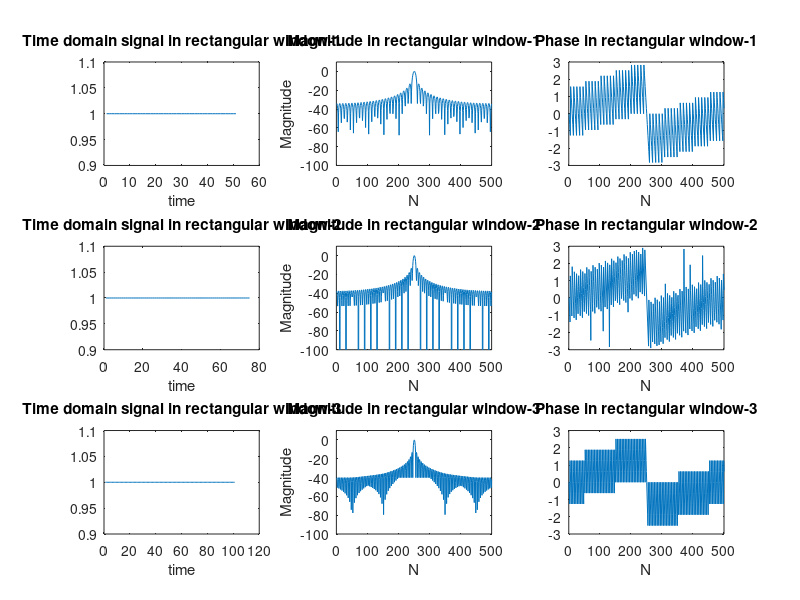

Reproduce this figure in MATLAB.
x_1 = rectwin(51);
x_2 = rectwin(75);
x_3 = rectwin(101);

X_1 =  fft(x_1,500);
X_2 =  fft(x_2,500);
X_3 =  fft(x_3,500);

X_1 =  fftshift(X_1);
X_2 =  fftshift(X_2);
X_3 =  fftshift(X_3);
phase_1 = angle(X_1);
phase_2 = angle(X_2);
phase_3 = angle(X_3);
%wvtool(rectwin(51))
figure; 
subplot(3,3,1);
plot(x_1);
xlabel("time");
title("Time domain signal in rectangular window-1");

subplot(3,3,2);
X1_deb = 20*log10(abs(X_1/51));
plot(X1_deb);
ylim([-100,10])
xlabel("N");
ylabel("Magnitude");
title("Magnitude in rectangular window-1");


subplot(3,3,3);
plot(phase_1);
xlabel("N");
title("Phase in rectangular window-1");

subplot(3,3,4);
plot(x_2);
xlabel("time");
title("Time domain signal in rectangular window-2");

subplot(3,3,5);
X2_deb = 20*log10(abs(X_2/75));
plot(X2_deb);
ylim([-100,10])
xlabel("N");
ylabel("Magnitude");
title("Magnitude in rectangular window-2");


subplot(3,3,6);
plot(phase_2);
xlabel("N");
title("Phase in rectangular window-2");

subplot(3,3,7);
plot(x_3);
xlabel("time");
title("Time domain signal in rectangular window-3");

subplot(3,3,8);
X3_deb = 20*log10(abs(X_3/101));
plot(X3_deb);
ylim([-100,10])
xlabel("N");
ylabel("Magnitude");
title("Magnitude in rectangular window-3");


subplot(3,3,9);
plot(phase_3);
xlabel("N");
title("Phase in rectangular window-3");
